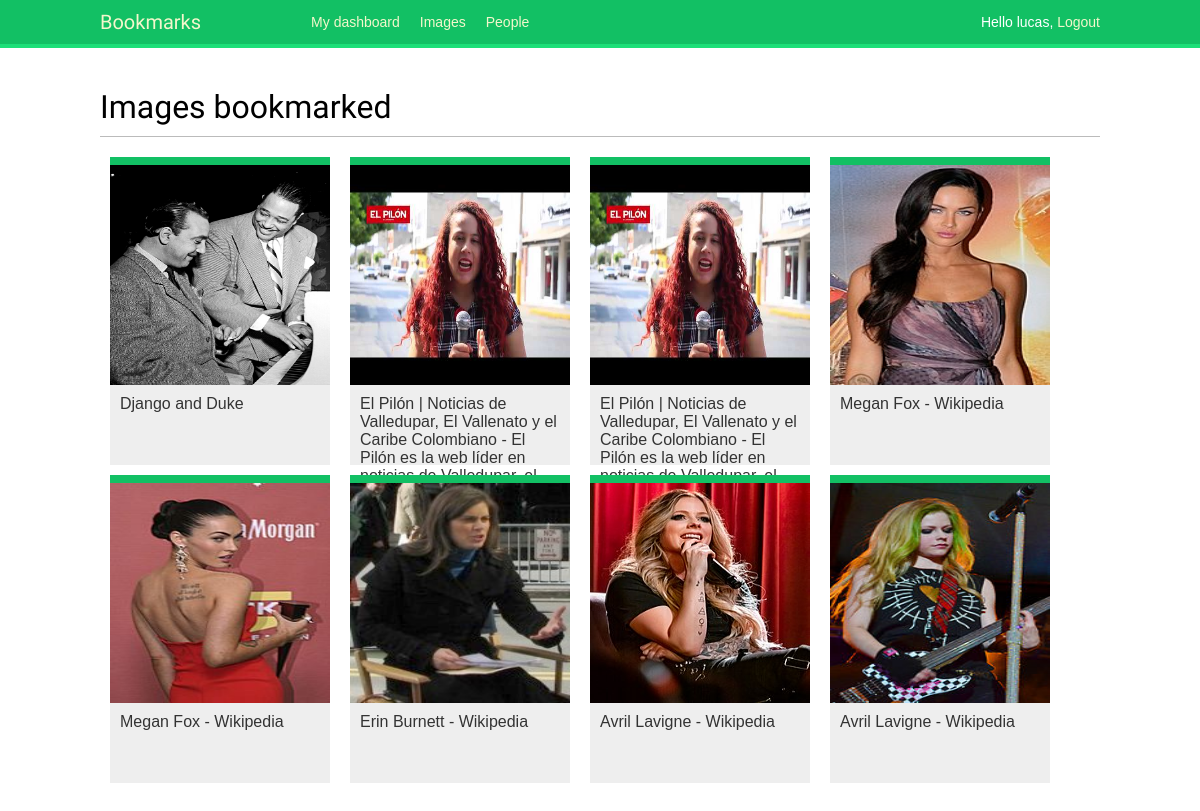
Screenshot of /images/ (signed in) with the database file from the repository.
### images/models.py (models this page shows, shortened)
class Image(models.Model):
    user = models.ForeignKey(settings.AUTH_USER_MODEL,
                             related_name='images_created',
                             on_delete=models.CASCADE)
    title = models.CharField(max_length=200)
    slug = models.SlugField(max_length=200,
                            blank=True)
    url = models.URLField()
    image = models.ImageField(upload_to='images/%Y/%m/%d')
    description = models.TextField(blank=True)
    created = models.DateField(auto_now_add=True,
                               db_index=True)
    users_like = models.ManyToManyField(settings.AUTH_USER_MODEL,
                                        related_name='images_liked',
                                        blank=True)
    def get_absolute_url(self):
        return reverse('images:detail', args=[self.id, self.slug])

### images/views.py (the view)
# urls.py: path('', views.image_list, name='list'),
@login_required
def image_list(request):
    images = Image.objects.all()
    paginator = Paginator(images, 8)
    page = request.GET.get('page')
    try:
        images = paginator.page(page)
    except PageNotAnInteger:
        images = paginator.page(1)  # If page is not an integer, display 1.
    except EmptyPage:
        if request.is_ajax():
            return HttpResponse('')
        images = paginator.page(paginator.num_pages)
    if request.is_ajax():
        return render(request,
                      'images/image/list_ajax.html',
                      {'section': 'images', 'images': images})
    return render(request,
                  'images/image/list.html',
                  {'sectoin': 'images', 'images': images})

### images/templates/images/image/list.html (shortened to what this page needs)
{% extends "base.html" %}
{% block content %}
  <h1>Images bookmarked</h1>
  <div id="image-list">
    {% include "images/image/list_ajax.html" %}
  </div>
{% endblock %}

### account/templates/base.html (shortened to what this page needs)
{% load static %}
<html lang="en">
<head>
    <link   href="{% static 'css/base.css' %}" rel="stylesheet">
</head>
<body>
    <div id="header">
        <span class="logo">Bookmarks </span>
         {% if request.user.is_authenticated %}
            <ul class="menu">
                <li {% if section == "dashboard" %}class="selected"{% endif %}>
                    <a href="{% url "dashboard" %}">My dashboard</a>
                </li>
                <li {% if section == "images" %}class="selected"{% endif %}>
                    <a href="{% url 'images:list' %}">Images</a>
                </li>
                <li {% if section == "people" %}class="selected"{% endif %}>
                    <a href="{% url 'user_list' %}">People</a>
                </li>
            </ul>
         {% endif %}
         <span class="user">
            {% if request.user.is_authenticated %}
                Hello {{ request.user.first_name }},
                <a href="{% url 'logout' %}">Logout</a>
            {% else %}
                <a href="{% url 'login' %}">Log-in</a>
            {% endif %}
         </span>
    </div>
    <div id="content">
        {%  block content %}
        {% endblock %}
    </div>
</body>
</html>

### images/templates/images/image/list_ajax.html
{% load thumbnail %}
{% for image in images %}
  <div class="image">
    <a href="{{ image.get_absolute_url }}">
      {% thumbnail image.image 300x300 crop="smart" as im %}
      <a href="{{ image.get_absolute_url }}">
        <img src="{{ im.url }}">
      </a>
    </a>
    <div class="info">
      <a href="{{ image.get_absolute_url }}" class="title">
        {{ image.title }}
      </a>
    </div>
  </div>
{% endfor %}

### account/static/css/base.css (style rules this page uses)
body { margin:0; padding:0; font-family:helvetica, sans-serif; }
a { color:#12c064; text-decoration:none; }
h1, h2, h3, h4, h5 , h6 { font-family: 'Muli', sans-serif; font-weight:normal; }
h1 { border-bottom:1px solid #bbb; padding:0 0 10px 0; margin:10px 0 20px 0; }
#header { padding:10px 100px; font-size:14px; background:#12c064; color:#fff; border-bottom:4px solid #1cdf78; overflow:auto; }
#header .logo { font-family: 'Muli', sans-serif; float:left; color:#f3f7cc; font-size:20px; margin-right:10%; }
#header ul.menu { list-style:none; float:left; margin:0; padding:0; }
#header ul.menu li { float:left; padding:4px 10px; }
#header a { color:#f3f7cc; }
#header .user { float:right; padding-top:4px; }
#content { padding:30px 100px; }
#image-list { overflow:auto; }
#image-list .image { float:left; width:220px; height:300px; margin:0 10px 10px 10px; border-top:8px solid #12c064; background:#eee; }
#image-list img { width:220px; height:220px; }
#image-list .info { padding:10px; }
#image-list .info a { color:#333; }

### rows the page displays
Image: shows a picture, title "Django and Duke"
Image: title "El Pilón | Noticias de Valledupar, El Vallenato y el Caribe Colombiano - El Pilón es la web líder en…"
Image: title "El Pilón | Noticias de Valledupar, El Vallenato y el Caribe Colombiano - El Pilón es la web líder en…"
Image: shows a picture, title "Megan Fox - Wikipedia"
Image: shows a picture, title "Megan Fox - Wikipedia"
Image: shows a picture, title "Erin Burnett - Wikipedia"
Image: shows a picture, title "Avril Lavigne - Wikipedia"
Image: shows a picture, title "Avril Lavigne - Wikipedia"

### other values shown
{{ request.user.first_name }} "lucas"
